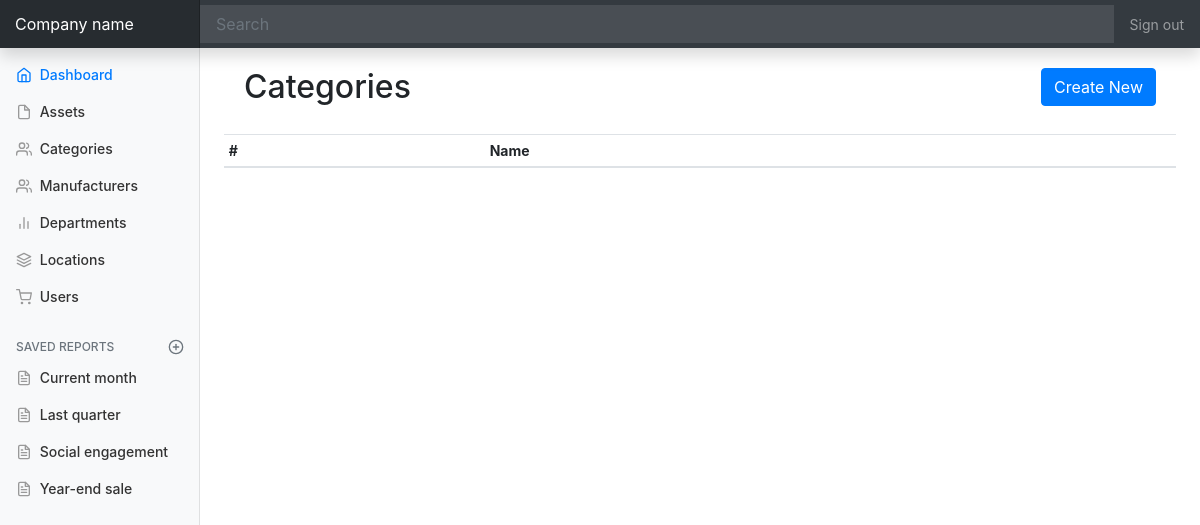
Page /categories on the earlier database version.
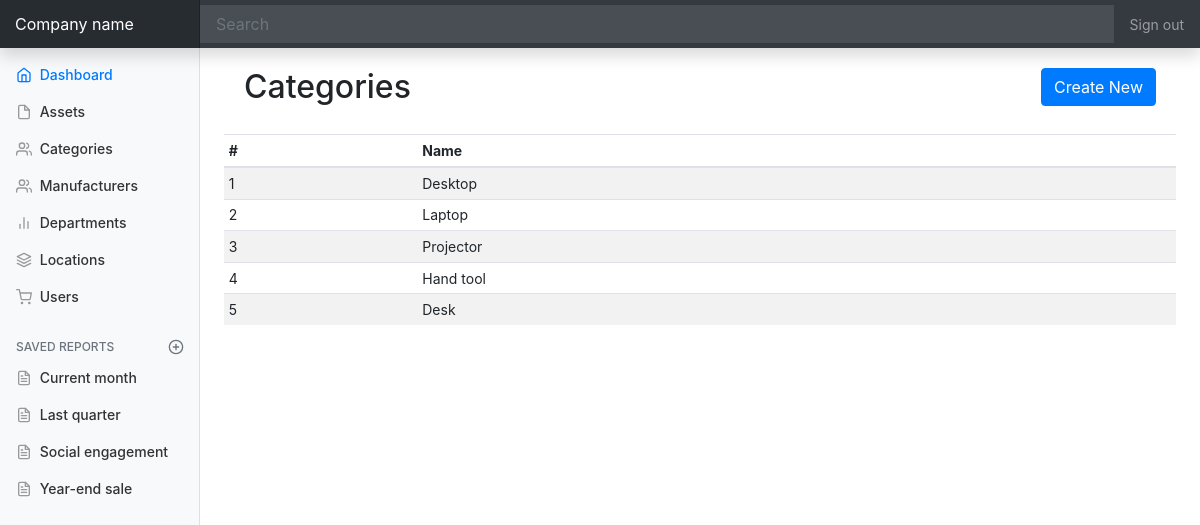
Same page on the later database version.
### app/models.py (models this page shows, shortened)
class Category(db.Model):
	id = db.Column(db.Integer, primary_key=True)
	name = db.Column(db.String(64), unique=True)
	assets = db.relationship('Asset', backref="category")

### app/routes.py (the view)
@app.route('/categories')
def categories():
	categories = Category.query.all()
	return render_template('categories.html', title='Categories', categories=categories)

### app/templates/categories.html
{% extends "base.html" %}
{% block content %}
<section style="padding: 20px;">
  <h2 style="display:inline-flex;">Categories</h2>
  <a class="btn btn-primary float-right" href="categories/create">Create New</a>
</section>
<div class="table-responsive">
  <table class="table table-striped table-sm">
    <thead>
      <tr>
        <th>#</th>
        <th>Name</th>
      </tr>
    </thead>
    <tbody>
    	{% for category in categories %}
      <tr>
        <td>{{ category.id }}</td>
        <td>{{ category.name }}</td>
      </tr>
      {% endfor %}
    </tbody>
  </table>
</div>
{% endblock %}

Differences in the rows shown:
added Category: id "1", name "Desktop"
added Category: id "2", name "Laptop"
added Category: id "3", name "Projector"
added Category: id "4", name "Hand tool"
added Category: id "5", name "Desk"
